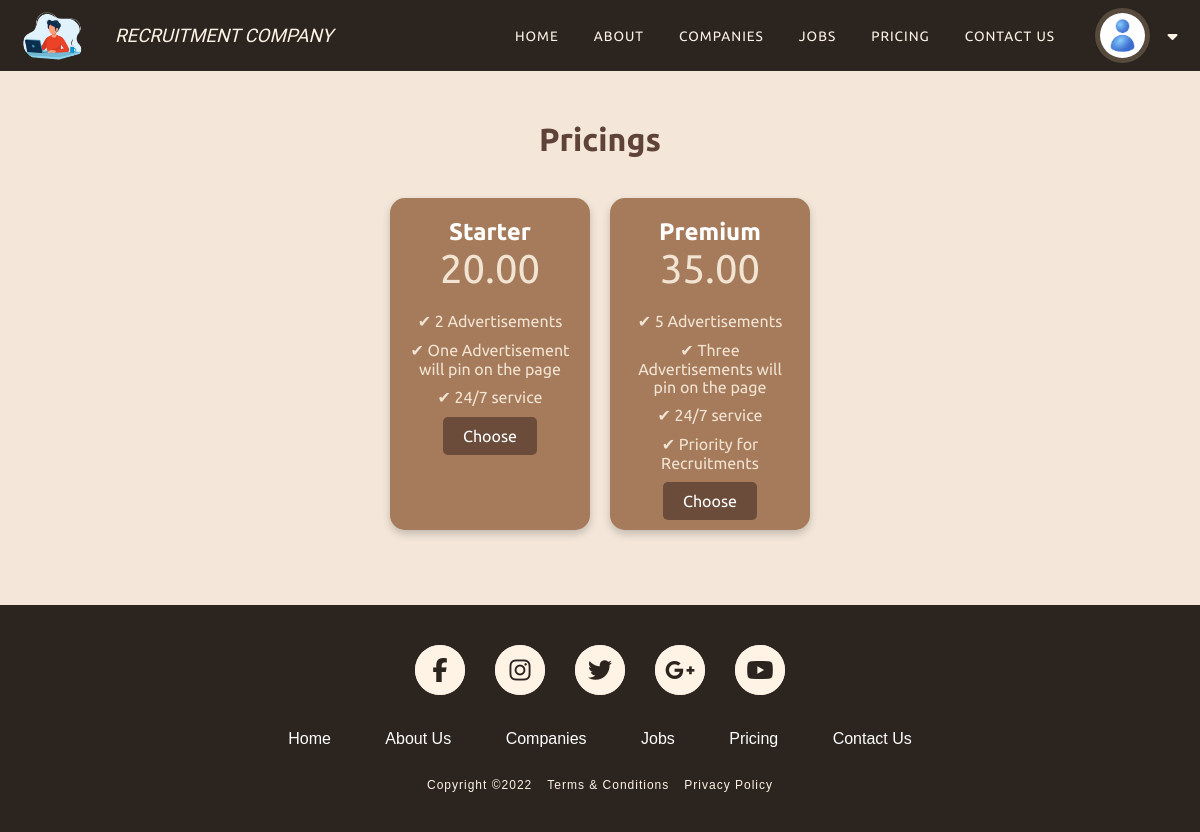
The page /pages/pricing.php (signed in) on the database its author committed.
### tables this page shows
CREATE TABLE recruiter (
    id VARCHAR(5) PRIMARY KEY,
    user_name VARCHAR(150) NOT NULL,
    mobile_no VARCHAR(15),
    company VARCHAR(255),
    email VARCHAR(100) NOT NULL UNIQUE,
    add_message TEXT,
    image VARCHAR(255),
    package VARCHAR(100),
    user_password VARCHAR(100),
    created_at TIMESTAMP DEFAULT CURRENT_TIMESTAMP
);

CREATE TABLE packages (
    id VARCHAR(5) PRIMARY KEY,
    name VARCHAR(50),
    monthly_rate DECIMAL(10, 2),
    features TEXT,
    created_at TIMESTAMP DEFAULT CURRENT_TIMESTAMP
);

### includes/get_user.php (called while the page is built, shortened)
<?php
include '../includes/config.php';
if (isset($_SESSION['user_id'], $_SESSION['user_type'])) {
    $user_sql = "SELECT * FROM " . $_SESSION['user_type'] . " WHERE id = '" . $_SESSION['user_id'] . "'";
    $user_details = $conn->query($user_sql);
    if ($user_details->num_rows > 0) {
        $user = $user_details->fetch_assoc();
    } else {
        echo "Internal Error: User not found!";
        exit();
    }
} else {
    $is_logged_in = false;
    header("Location: ../login/login.php");
    exit();
}
?>

### pages/pricing.php (the view, shortened to what this page needs)
<?php
include '../includes/get_user.php';
?>
<!DOCTYPE html>
<html lang="en">
<head>
    <link rel="stylesheet" href="./styles/pricingStyle.css">
</head>
<body>
<?php
    include_once '../includes/header.php';
?>
    <div class="pricing-table">
        <h1>Pricings</h1>
        <div class="pricing-cards">
        <?php
$pricing_sql = "SELECT * FROM packages";
$fetch_pkgs = $conn->query($pricing_sql);
if ($fetch_pkgs->num_rows > 0) {
    while ($pkgs = $fetch_pkgs->fetch_assoc()) {
        echo "
        <div class=\"card\">
            <h2>{$pkgs['name']}</h2>
            <div class=\"price\">
                <span>{$pkgs['monthly_rate']}</span>
            </div>
            <ul class=\"features\">";
        $specs = explode(",", $pkgs['features']);
        foreach ($specs as $key => $feature) {
            echo "<li>✔ {$feature}</li>";
        }
        echo "</ul>
            <a class=\"button\" href='../includes/add_pkg.php?pkgID={$pkgs['id']}'>Choose</a>
        </div>
        ";
    }
} else {
    echo "<p>No packages available.</p>";
}
?>
        </div>
    </div>
<?php
    include_once '../includes/footer.php';
?>
</body>
</html>

### includes/header.php (shortened to what this page needs)
<!DOCTYPE html>
<html lang="en">
<head>
    <link rel="stylesheet" href="https://cdnjs.cloudflare.com/ajax/libs/font-awesome/6.6.0/css/all.min.css">
    <link rel="stylesheet" href="../includes/styles/headerStyles.css">
</head>
<body>
    <header>
       <div class="header-frame">
        <div class="header-subframe">
            <img class="header-logo-img" src="../images/logo/logo.png" alt="logo_image">
            <h3>Recruitment Company</h3>
        </div>
        <div class="header-subframe">
            <div class="header-miniframe">
                <a href="">Home</a>
                <a href="">About</a>
                <a href="">Companies</a>
                <a href="">Jobs</a>
                <a href="../pages/pricing.php">Pricing</a>
                <a href="">Contact Us</a>
            </div>
            <div class="header-miniframe">
                <div class="header-action">
                    <div class="profile-image">
                        <img src="<?php echo $user['image'] ?>" alt="profile_picture">
                    </div>
                    <div class="icon">
                        <i class="fa-solid fa-caret-down"></i>
                    </div>
                </div>
            </div>
        </div>
       </div>
    </header>
</body>
</html>

### pages/styles/pricingStyle.css (style rules this page uses)
* { margin: 0; padding: 0; position: relative; }
a { text-decoration: none; color: inherit; }
body { font-family: "Ubuntu", sans-serif; background-color: #f4e7da; color: #333; width: 100%; }
header { width: 100% !important; }
.pricing-table { text-align: center; padding: 50px 20px; }
h1 { margin-bottom: 40px; color: #5f4339; }
.pricing-cards { display: flex; justify-content: center; gap: 20px; }
.card { background-color: #a67b5b; color: white; padding: 20px; border-radius: 15px; width: 200px; transition: 0.3s; box-shadow: 0 4px 8px rgba(0, 0, 0, 0.2); }
.price span { font-size: 2.5em; color: #f1e4d3; display: block; margin-bottom: 20px; }
.features { list-style: none; margin-bottom: 20px; }
.features li { margin: 10px 0; color: #f1e4d3; }
.button { background-color: #6b4c3b; color: white; padding: 10px 20px; border: none; border-radius: 5px; cursor: pointer; transition: background-color 0.3s; }

### includes/styles/headerStyles.css (style rules this page uses)
* { margin: 0; padding: 0; position: relative; }
a { text-decoration: none; color: inherit; }
header { padding: 5px 15px; width: calc(100% - 30px); background-color: #2b241f; color: #fff3e6; z-index: 100; }
.header-frame { display: flex; align-items: center; justify-content: space-between; font-family: "Ubuntu", sans-serif; }
.header-subframe { display: flex; align-items: center; gap: 25px; }
.header-action, .header-miniframe { display: flex; align-items: center; gap: 5px; }
.header-action { display: flex; gap: 5px; }
.header-logo-img { width: 75px; }
.header-subframe h3 { font-weight: normal; font-family: "Yeseva One", serif; font-style: italic; text-transform: uppercase; }
.header-miniframe a { padding: 10px 15px; font-size: .85em; font-weight: normal; letter-spacing: 1px; text-transform: uppercase; display: flex; align-items: center; justify-content: center; gap: 10px; cursor: pointer; }
.header-miniframe a::after { content: ''; position: absolute; width: 100%; height: 1.5px; left: 0; bottom: 1px; background-color: #fff3e6; transform-origin: left; transform: scale(0, 1); transition: all ease-in-out .35s; }
.header-subframe .header-miniframe .header-action .profile-image { display: flex; justify-content: center; align-items: center; width: 55px; height: 55px; background-color: #574b3d; border-radius: 50%; }
.header-subframe .header-miniframe .header-action .profile-image img { width: 45px; height: 45px; border-radius: 50%; object-fit: cover; object-position: center; box-shadow: 0 0 5px #57493f; }
.header-subframe .header-miniframe .header-action .icon { width: 25px; height: 25px; display: flex; align-items: center; justify-content: center; cursor: pointer; margin-left: 5px; transition: all ease-in-out .35s; transform: rotate(0deg); }

### includes/styles/footerStyles.css (style rules this page uses)
* { margin: 0; padding: 0; box-sizing: border-box; }
a { color: inherit; text-decoration: none; }

### rows shown on the page
recruiter: image (placeholder picture)
packages: name "Starter", monthly_rate "20.00", features "2 Advertisements", features "One Advertisement will pin on the page", features "24/7 service"
packages: name "Premium", monthly_rate "35.00", features "5 Advertisements", features "Three Advertisements will pin on the page", features "24/7 service", features "Priority for Recruitments"
